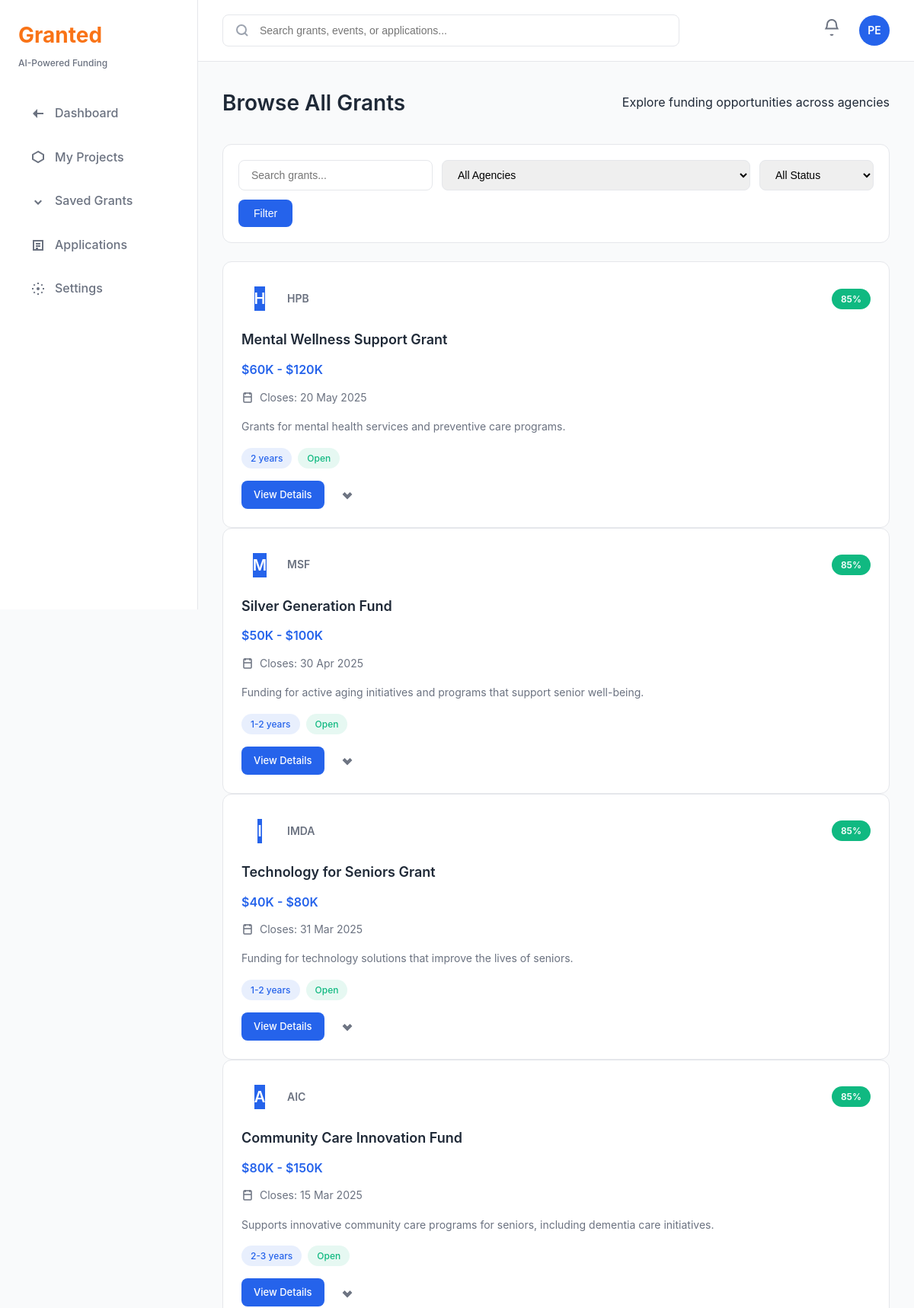
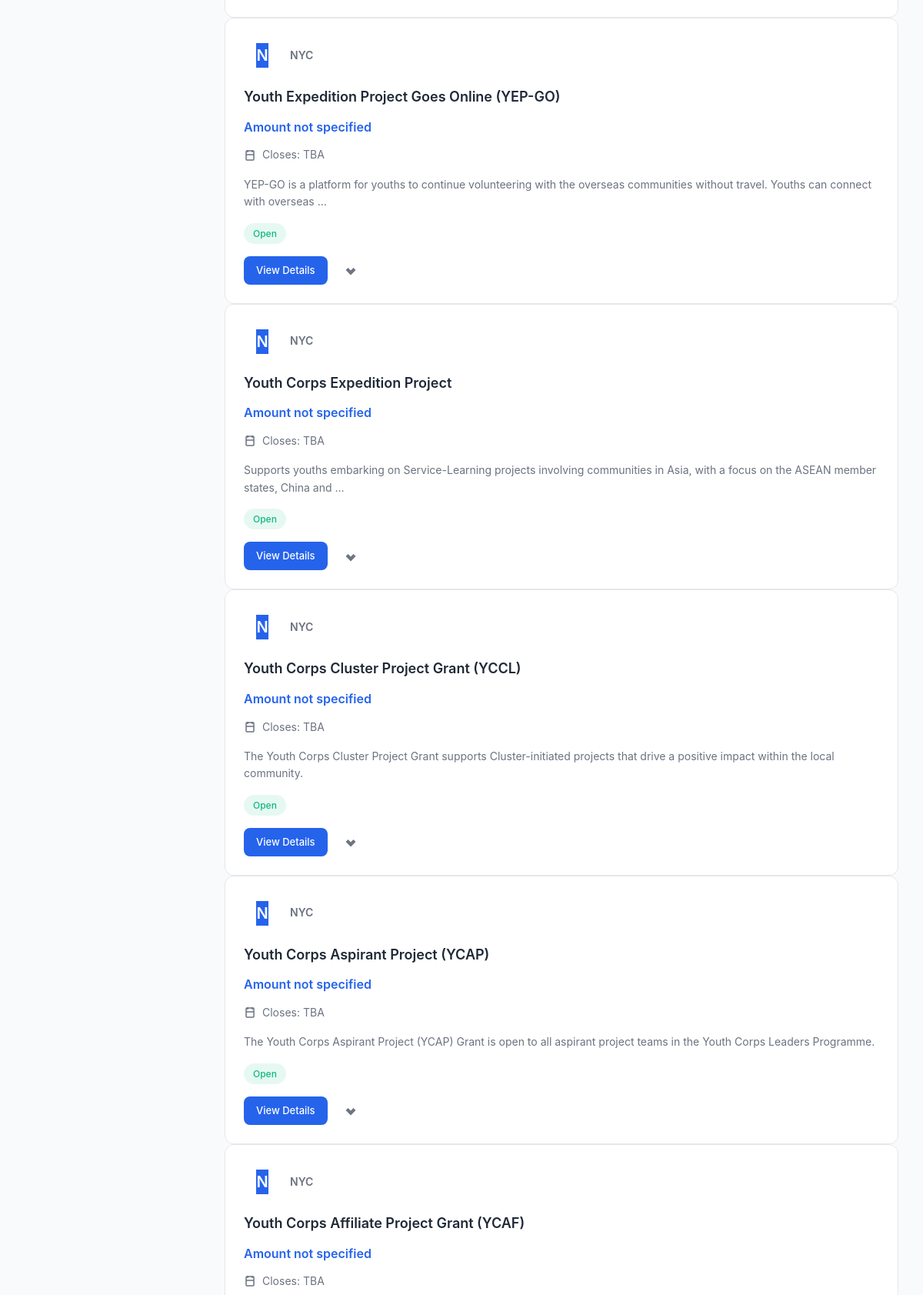
Page /grants/ (signed in, upper part) on the committed database (2 pictures, top to bottom).
### grants/models.py (models this page shows, shortened)
class UserProfile(models.Model):
    user = models.OneToOneField(User, on_delete=models.CASCADE, related_name='profile')
    organization_name = models.CharField(max_length=200, blank=True)
    organization_type = models.CharField(max_length=100, blank=True)
    bio = models.TextField(blank=True)
    avatar_initials = models.CharField(max_length=2, blank=True)
    created_at = models.DateTimeField(auto_now_add=True)

class Grant(models.Model):
    STATUS_CHOICES = [
        ('open', 'Open'),
        ('closed', 'Closed'),
        ('upcoming', 'Upcoming'),
    ]
    title = models.CharField(max_length=300)
    agency = models.ForeignKey(Agency, on_delete=models.CASCADE, related_name='grants')
    description = models.TextField()
    funding_min = models.DecimalField(max_digits=12, decimal_places=2, null=True, blank=True)
    funding_max = models.DecimalField(max_digits=12, decimal_places=2, null=True, blank=True)
    closing_date = models.DateField(null=True, blank=True)
    opening_date = models.DateField(null=True, blank=True)
    duration_years = models.CharField(max_length=50, blank=True)  # e.g., "2-3 years", "1-2 years"
    status = models.CharField(max_length=20, choices=STATUS_CHOICES, default='open')
    eligibility_criteria = models.TextField(blank=True)
    application_url = models.URLField(blank=True)
    icon_name = models.CharField(max_length=50, blank=True)  # For UI icons
    match_score = models.IntegerField(
        default=0,
        validators=[MinValueValidator(0), MaxValueValidator(100)],
        help_text="AI-calculated match score (0-100)"
    )
    created_at = models.DateTimeField(auto_now_add=True)
    updated_at = models.DateTimeField(auto_now=True)
    source_url = models.URLField(blank=True, help_text="URL from OurSG Grants Portal")
    external_id = models.CharField(max_length=100, blank=True, help_text="External ID from source")
    class Meta:
        ordering = ['-match_score', '-closing_date']
        indexes = [
            models.Index(fields=['status', 'closing_date']),
            models.Index(fields=['match_score']),
        ]
    @property
    def funding_range(self):
        if self.funding_min and self.funding_max:
            return f"${self.funding_min:,.0f}K - ${self.funding_max:,.0f}K"
        elif self.funding_min:
            return f"${self.funding_min:,.0f}K+"
        return "Amount not specified"

class Agency(models.Model):
    name = models.CharField(max_length=200)
    acronym = models.CharField(max_length=20, unique=True)
    description = models.TextField(blank=True)
    website = models.URLField(blank=True)
    logo_url = models.URLField(blank=True)

### grants/views.py (the view)
# urls.py: path('grants/', views.grants_list, name='grants_list'),
@login_required
def grants_list(request):
    grants = Grant.objects.select_related('agency').all()
    search_query = request.GET.get('search', '')
    agency_filter = request.GET.get('agency', '')
    status_filter = request.GET.get('status', '')
    if search_query:
        grants = grants.filter(
            Q(title__icontains=search_query) |
            Q(description__icontains=search_query) |
            Q(agency__name__icontains=search_query)
        )
    if agency_filter:
        grants = grants.filter(agency__acronym=agency_filter)
    if status_filter:
        grants = grants.filter(status=status_filter)
    agencies = Agency.objects.all()
    context = {
        'grants': grants,
        'agencies': agencies,
        'search_query': search_query,
        'agency_filter': agency_filter,
        'status_filter': status_filter,
    }
    return render(request, 'grants/grants_list.html', context)

### grants/templates/grants/grants_list.html (shortened to what this page needs)
{% extends 'grants/base.html' %}
{% load static %}
{% block content %}
<div class="grants-page">
    <div class="page-header">
        <h1>Browse All Grants</h1>
        <p>Explore funding opportunities across agencies</p>
    </div>
    <div class="filters-bar">
        <form method="get" class="filters-form">
            <input type="text" name="search" placeholder="Search grants..." value="{{ search_query }}" class="filter-input">
            <select name="agency" class="filter-select">
                <option value="">All Agencies</option>
            </select>
            <select name="status" class="filter-select">
                <option value="">All Status</option>
            </select>
            <button type="submit" class="btn btn-primary">Filter</button>
        </form>
    </div>
    <div class="grants-grid">
        {% for grant in grants %}
        <div class="grant-card">
            <div class="grant-card-header">
                <div class="grant-icon">
                    <span class="grant-icon-default">{{ grant.agency.acronym|slice:":1" }}</span>
                </div>
                <div class="grant-agency">{{ grant.agency.acronym }}</div>
                {% if grant.match_score %}
                <div class="match-badge match-badge-high">{{ grant.match_score }}%</div>
                {% endif %}
            </div>
            <h3 class="grant-title">{{ grant.title }}</h3>
            <div class="grant-funding">{{ grant.funding_range }}</div>
            <div class="grant-deadline">
                <svg width="16" height="16" viewBox="0 0 16 16" fill="none">
                    <rect x="3" y="2" width="10" height="12" rx="1" stroke="currentColor" stroke-width="1.5" fill="none"/>
                    <path d="M5 1V4M11 1V4M3 7H13" stroke="currentColor" stroke-width="1.5"/>
                </svg>
                Closes: {{ grant.closing_date|date:"d M Y"|default:"TBA" }}
            </div>
            <p class="grant-description">{{ grant.description|truncatewords:20 }}</p>
            <div class="grant-tags">
                {% if grant.duration_years %}
                <span class="tag tag-blue">{{ grant.duration_years }}</span>
                {% endif %}
                <span class="tag tag-green">{{ grant.get_status_display }}</span>
            </div>
            <div class="grant-card-actions">
                <a href="{% url 'grants:grant_detail' grant.id %}" class="btn btn-primary btn-sm">View Details</a>
                <button class="btn-icon" onclick="toggleSave({{ grant.id }})">
                    <svg width="20" height="20" viewBox="0 0 20 20" fill="none" stroke="currentColor" stroke-width="2">
                        <path d="M10 15L5 10L6.5 8.5L10 12L13.5 8.5L15 10L10 15Z"/>
                    </svg>
                </button>
            </div>
        </div>
        {% empty %}
        <div class="empty-state">
            <p>No grants found. Try adjusting your filters.</p>
        </div>
        {% endfor %}
    </div>
</div>
{% endblock %}

### grants/templates/grants/base.html (shortened to what this page needs)
<!DOCTYPE html>
<html lang="en">
<head>
    {% load static %}
    <link rel="stylesheet" href="{% static 'css/style.css' %}">
</head>
<body>
    <div class="app-container">
        <aside class="sidebar">
            <div class="sidebar-header">
                <h1 class="logo">Granted</h1>
                <p class="logo-subtitle">AI-Powered Funding</p>
            </div>
            <nav class="sidebar-nav">
                <a href="{% url 'grants:dashboard' %}" class="nav-item {% if request.resolver_match.url_name == 'dashboard' %}active{% endif %}">
                    <svg width="20" height="20" viewBox="0 0 20 20" fill="none">
                        <path d="M3 10L9 4V9H17V11H9V16L3 10Z" fill="currentColor"/>
                    </svg>
                    <span>Dashboard</span>
                </a>
                <a href="{% url 'grants:projects' %}" class="nav-item {% if request.resolver_match.url_name == 'projects' or request.resolver_match.url_name == 'project_create' %}active{% endif %}">
                    <svg width="20" height="20" viewBox="0 0 20 20" fill="none">
                        <path d="M10 3L3 7V13L10 17L17 13V7L10 3Z" stroke="currentColor" stroke-width="2" fill="none"/>
                    </svg>
                    <span>My Projects</span>
                </a>
                <a href="{% url 'grants:saved_grants' %}" class="nav-item {% if request.resolver_match.url_name == 'saved_grants' %}active{% endif %}">
                    <svg width="20" height="20" viewBox="0 0 20 20" fill="none">
                        <path d="M10 15L5 10L6.5 8.5L10 12L13.5 8.5L15 10L10 15Z" fill="currentColor"/>
                    </svg>
                    <span>Saved Grants</span>
                </a>
                <a href="{% url 'grants:applications' %}" class="nav-item {% if request.resolver_match.url_name == 'applications' or request.resolver_match.url_name == 'application_create' %}active{% endif %}">
                    <svg width="20" height="20" viewBox="0 0 20 20" fill="none">
                        <path d="M4 4H16V16H4V4Z" stroke="currentColor" stroke-width="2" fill="none"/>
                        <path d="M7 8H13M7 11H13M7 14H10" stroke="currentColor" stroke-width="2"/>
                    </svg>
                    <span>Applications</span>
                </a>
                <a href="{% url 'grants:settings' %}" class="nav-item {% if request.resolver_match.url_name == 'settings' %}active{% endif %}">
                    <svg width="20" height="20" viewBox="0 0 20 20" fill="none">
                        <circle cx="10" cy="10" r="2" fill="currentColor"/>
                        <path d="M10 2V4M10 16V18M18 10H16M4 10H2M15.66 4.34L14.24 5.76M5.76 14.24L4.34 15.66M15.66 15.66L14.24 14.24M5.76 5.76L4.34 4.34" stroke="currentColor" stroke-width="2"/>
                    </svg>
                    <span>Settings</span>
                </a>
            </nav>
        </aside>
        <main class="main-content">
            <header class="header">
                <div class="header-search">
                    <svg width="20" height="20" viewBox="0 0 20 20" fill="none" class="search-icon">
                        <circle cx="9" cy="9" r="6" stroke="currentColor" stroke-width="2" fill="none"/>
                        <path d="M13 13L17 17" stroke="currentColor" stroke-width="2"/>
                    </svg>
                    <input type="text" placeholder="Search grants, events, or applications..." class="search-input">
                </div>
                <div class="header-actions">
                    <a href="#" class="notification-bell">
                    </a>
                    {% if user.is_authenticated %}
                        <div class="user-avatar">
                            {% if user.profile.avatar_initials %}
                                {{ user.profile.avatar_initials }}
                            {% else %}
                                {{ user.username|slice:":2"|upper }}
                            {% endif %}
                        </div>
                    {% else %}
                        <a href="{% url 'login' %}" class="btn btn-primary">Login</a>
                    {% endif %}
                </div>
            </header>
            <div class="content-area">
                {% block content %}{% endblock %}
            </div>
        </main>
    </div>
</body>
</html>

### rows in the picture
Grant: agency.acronym "H", agency.acronym "HPB", match_score "85", title "Mental Wellness Support Grant", funding_range "$60K - $120K", closing_date "20 May 2025", description "Grants for mental health services and preventive care programs.", duration_years "2 years", status "Open"
Grant: agency.acronym "M", agency.acronym "MSF", match_score "85", title "Silver Generation Fund", funding_range "$50K - $100K", closing_date "30 Apr 2025", description "Funding for active aging initiatives and programs that support senior well-being.", duration_years "1-2 years", status "Open"
Grant: agency.acronym "I", agency.acronym "IMDA", match_score "85", title "Technology for Seniors Grant", funding_range "$40K - $80K", closing_date "31 Mar 2025", description "Funding for technology solutions that improve the lives of seniors.", duration_years "1-2 years", status "Open"
Grant: agency.acronym "A", agency.acronym "AIC", match_score "85", title "Community Care Innovation Fund", funding_range "$80K - $150K", closing_date "15 Mar 2025", description "Supports innovative community care programs for seniors, including dementia care initiatives.", duration_years "2-3 years", status "Open"
Grant: agency.acronym "N", agency.acronym "NYC", title "Youth Expedition Project Goes Online (YEP-GO)", funding_range "Amount not specified", closing_date "TBA", description "YEP-GO is a platform for youths to continue volunteering with the overseas communities without travel. Youths can connect with overseas …", status "Open"
Grant: agency.acronym "N", agency.acronym "NYC", title "Youth Corps Expedition Project", funding_range "Amount not specified", closing_date "TBA", description "Supports youths embarking on Service-Learning projects involving communities in Asia, with a focus on the ASEAN member states, China and …", status "Open"
Grant: agency.acronym "N", agency.acronym "NYC", title "Youth Corps Cluster Project Grant (YCCL)", funding_range "Amount not specified", closing_date "TBA", description "The Youth Corps Cluster Project Grant supports Cluster-initiated projects that drive a positive impact within the local community.", status "Open"
Grant: agency.acronym "N", agency.acronym "NYC", title "Youth Corps Aspirant Project (YCAP)", funding_range "Amount not specified", closing_date "TBA", description "The Youth Corps Aspirant Project (YCAP) Grant is open to all aspirant project teams in the Youth Corps Leaders Programme.", status "Open"
Grant: agency.acronym "N", agency.acronym "NYC", title "Youth Corps Affiliate Project Grant (YCAF)", funding_range "Amount not specified", closing_date "TBA"

### other values in the picture
{{ user.profile.avatar_initials }} "PE"
